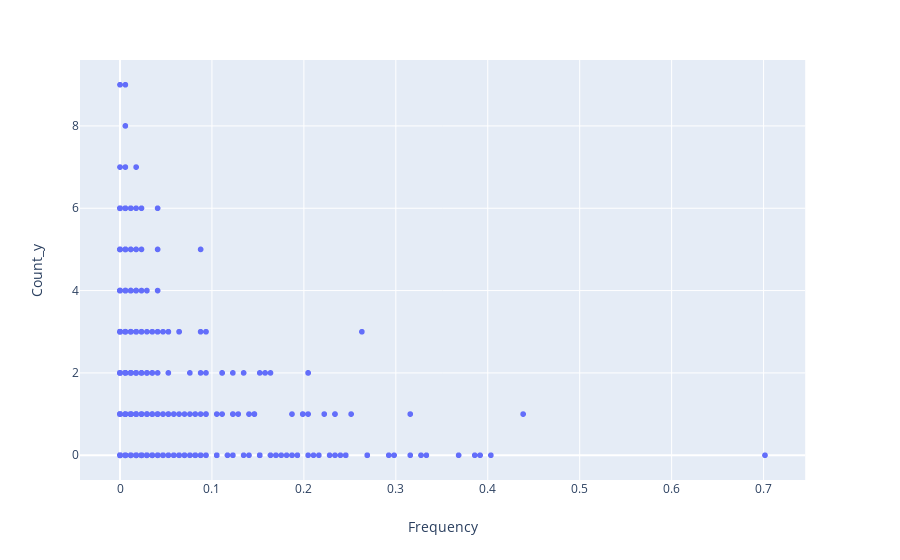

Notebook cell for this chart:
### Code cell
fig = px.scatter(datadfs['N01'], x='Frequency', y='Count_y')
fig.show()

### Figure 1 — Plotly figure (JSON) as saved in the notebook; plotly's stock layout.template omitted (floating-point values rounded to 4 significant figures; data arrays with more than 128 entries replaced by an {"elided": "..."} marker saying what was removed)
{"data": [{"hoverlabel": {"namelength": 0}, "hovertemplate": "Frequency=%{x}<br>Count_y=%{y}", "legendgroup": "", "marker": {"color": "#636efa", "symbol": "circle"}, "mode": "markers", "name": "", "showlegend": false, "type": "scattergl", "x": {"elided": "3740 float values"}, "xaxis": "x", "y": {"elided": "3740 int values"}, "yaxis": "y"}], "layout": {"autosize": true, "legend": {"tracegroupgap": 0}, "margin": {"t": 60}, "xaxis": {"anchor": "y", "autorange": true, "domain": [0, 0.98], "range": [-0.04205, 0.7438], "title": {"text": "Frequency"}, "type": "linear"}, "yaxis": {"anchor": "x", "autorange": true, "domain": [0, 1], "range": [-0.5923, 9.592], "title": {"text": "Count_y"}, "type": "linear"}}}
